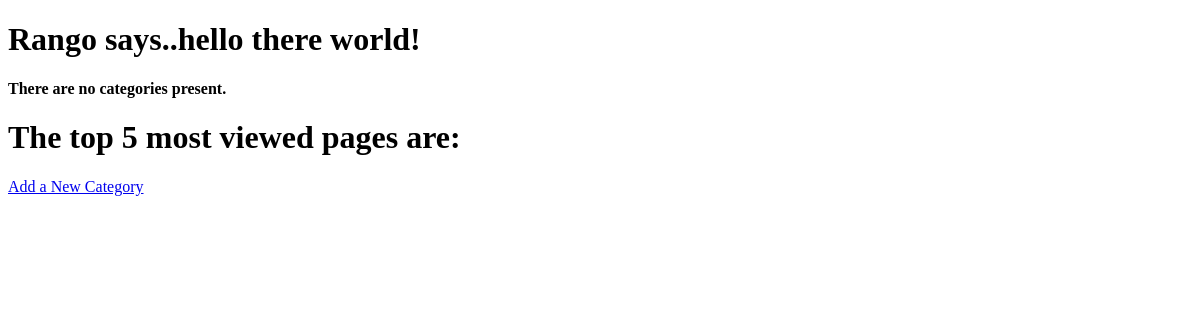
The page /rango/ on the database as committed earlier.
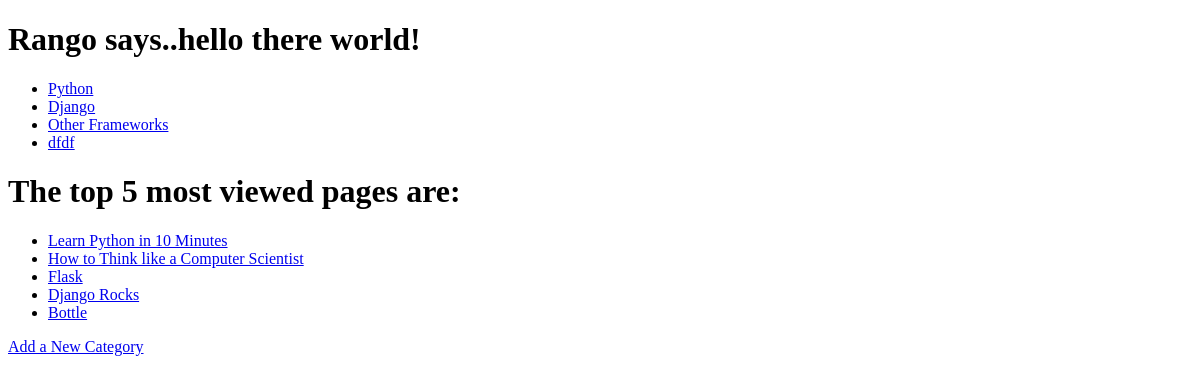
The same page on the database as committed later.
### rango/models.py (models this page shows, shortened)
class Category(models.Model):
    name = models.CharField(max_length=128, unique=True)
    view = models.IntegerField(default=0)
    likes = models.IntegerField(default=0)
    slug = models.SlugField()

class Page(models.Model):
    category = models.ForeignKey(Category)
    title = models.CharField(max_length=128)
    url = models.URLField()
    views = models.IntegerField(default=0)

### rango/views.py (the view)
def index(request):
    category_list = Category.objects.order_by('-likes')[:5]
    context_dict = {'categories': category_list}
    top_pages = Page.objects.order_by('-views')[:5]
    context_dict['pages'] = top_pages
    return render(request, 'rango/index.html', context_dict)

### templates/rango/index.html (shortened to what this page needs)
<!DOCTYPE html>
<html>
    <head>
    </head>
    <body>
        <h1>Rango says..hello there world!</h1>
        {% if categories %}
            <ul>
                {% for category in categories %}
                <li><a href="/rango/category/{{ category.slug }}">{{ category.name }}</a></li>
                {% endfor %}
            </ul>
       {% else %}
            <strong>There are no categories present.</strong>
       {% endif %}
		<h1>The top 5 most viewed pages are:</h1>
		{% if pages %}
			<ul>
				{% for page in pages %}
				<li><a href="{{ page.url }}">{{ page.title }}</a></li>
				{% endfor %}
			</ul>
		{% endif %}
		<a href="/rango/add_category/">Add a New Category</a><br />
    </body>
</html>

Rows that differ between the two databases and show on the page:
added Category: name "Python"
added Category: name "Django"
added Category: name "Other Frameworks"
added Category: name "dfdf"
added Page: title "Learn Python in 10 Minutes"
added Page: title "How to Think like a Computer Scientist"
added Page: title "Flask"
added Page: title "Django Rocks"
added Page: title "Bottle"
Other text that changed with them:
text no longer shown: "There are no categories present."
